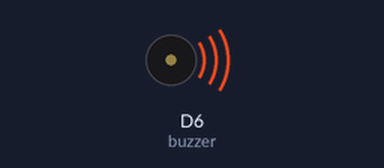
Recording of a sketch running on a simulated ESP8266 (NodeMCU). Parts: buzzer (waves = sounding).

Above: at 0.5 s.
At 3.5 s:
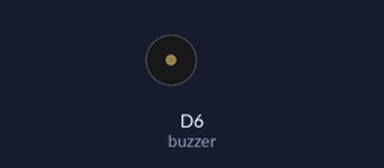
Timing chart, 0 to 5.2 s (numbered marks = the images above):
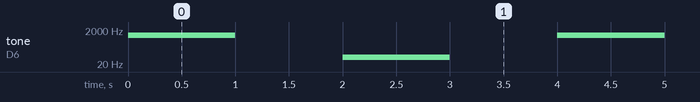

The sketch:

code09_buzzer.ino
```cpp
const int buzzer = D6;

void setup() {
  pinMode(buzzer, OUTPUT);
}

void loop() {
  tone(buzzer, 1000);
  delay(1000);

  noTone(buzzer);
  delay(1000);

  tone(buzzer, 50);
  delay(1000);

  noTone(buzzer);
  delay(1000);
}
```

Measured:
- by itself, tone on D6 (buzzer): repeats every 4.0 s: silent 1.0 s, 50 Hz 1.0 s, silent 1.0 s, 1000 Hz 1.0 s
